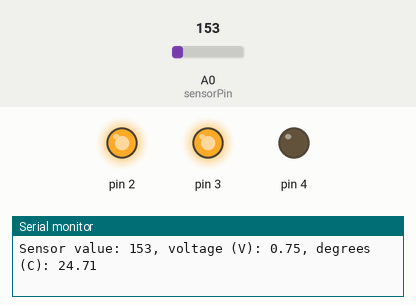
Simulated run of this sketch. Board: Arduino Uno, built with avr-gcc and run on an emulated ATmega328P. On the bench: output pins drawn as LEDs (lit = HIGH), the last lines printed to the serial monitor. Inputs (shaded band) come from the test bench; at power-on: A0 (sensorPin) = 153.

Above: at 2.8 s.
2.9 s: A0 (sensorPin) set to 167
At 5.2 s:
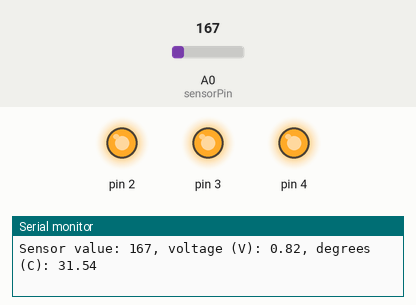
5.6 s: A0 (sensorPin) set to 133
At 6.8 s:
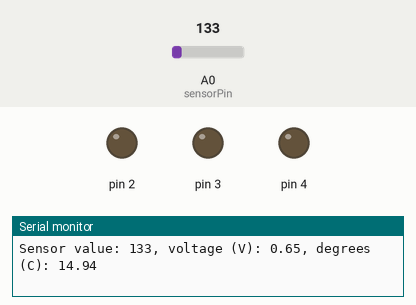
8.3 s: A0 (sensorPin) set to 165
At 11.2 s:
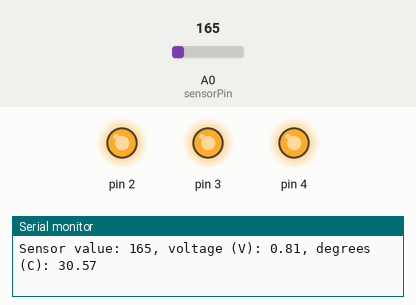
11.5 s: A0 (sensorPin) set to 114
At 12.8 s:
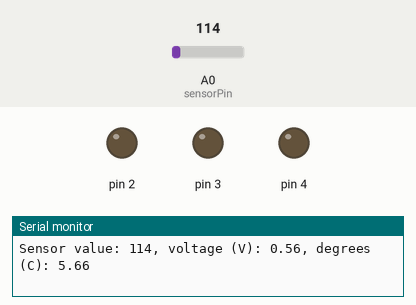
Timing chart, 0 to 14.5 s (numbered marks = the images above; inputs shaded):
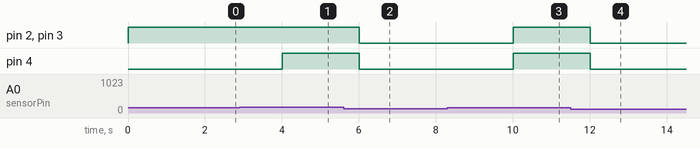

The sketch:

temperature.ino
```cpp
/*Arduino Starter Kit - Project 3*/

const int sensorPin = A0;
const int baselineTemp = 20;

void setup() {
  Serial.begin(9600);

  for(int pinNumber = 2; pinNumber < 5; pinNumber++) {
    pinMode(pinNumber, OUTPUT);
    digitalWrite(pinNumber, LOW);
  }
}

void loop() {
  int sensorVal = analogRead(sensorPin);
  Serial.print("Sensor value: ");
  Serial.print(sensorVal);

  float voltage = (sensorVal/1024.0) * 5.0;
  Serial.print(", voltage (V): ");
  Serial.print(voltage);

  /*TMP36 sensor returns 750mV at 25°C, 10mV for each 1°C => 0°C == 500mV */
  float temperature = (voltage - 0.5) * 100;
  Serial.print(", degrees (C): ");
  Serial.println(temperature);

  if (temperature < (baselineTemp + 2)) {
    // less than 2 degrees
    digitalWrite(2, LOW);
    digitalWrite(3, LOW);
    digitalWrite(4, LOW);
  }else if ((temperature >= (baselineTemp + 2)) && (temperature < (baselineTemp + 4))) {
    // higher than 2 degrees and less than 4
    digitalWrite(2, HIGH);
    digitalWrite(3, LOW);
    digitalWrite(4, LOW);
  }else if ((temperature >= (baselineTemp + 4)) && (temperature < (baselineTemp + 6))) {
    // higher than 4 degrees and less than 6
    digitalWrite(2, HIGH);
    digitalWrite(3, HIGH);
    digitalWrite(4, LOW);
  }else {
    // higher than 6 degrees
    digitalWrite(2, HIGH);
    digitalWrite(3, HIGH);
    digitalWrite(4, HIGH);
  }

  delay(2000); // giving some time to the ADC
}
```

Measured:
- the behaviour switches between 155 and 156 on A0 (sensorPin) (found by bisection; images 0 and 1)
- after the input at 2.9 s, pin 4: LOW → HIGH after 1.1 s
- after the input at 5.6 s, pin 2–4: HIGH → LOW after 0.41 s
- after the input at 8.3 s, pin 2–4: LOW → HIGH after 1.7 s
- after the input at 11.5 s, pin 2–4: HIGH → LOW after 0.51 s
